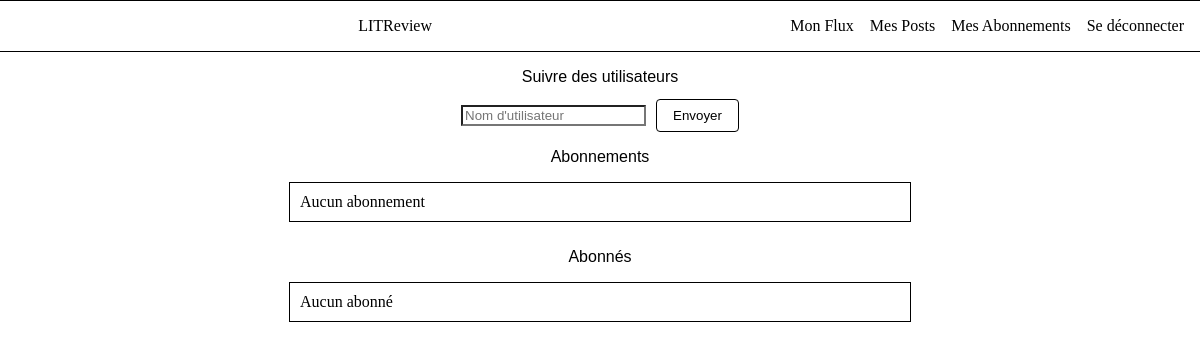
The page /follow-users/ (signed in) on the database as committed earlier.
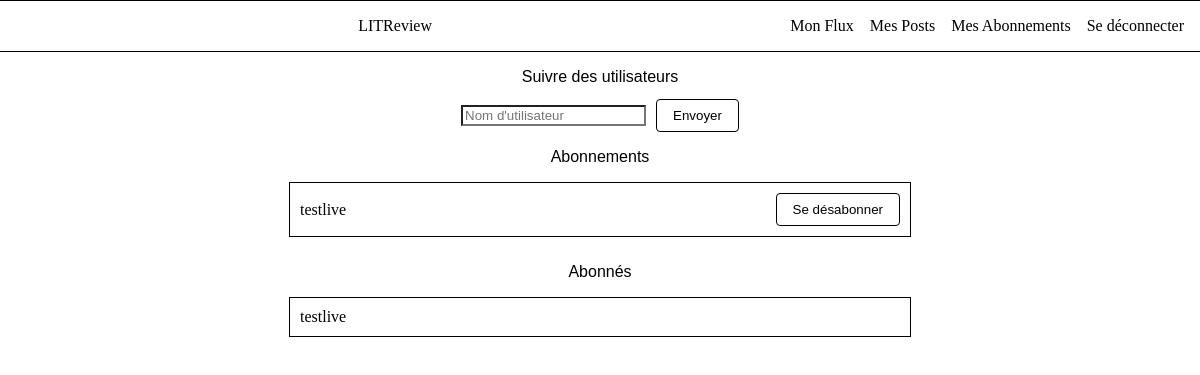
The same page on the database as committed later.
### feed/models.py (models this page shows)
class UserFollows(models.Model):
    user = models.ForeignKey(
        to=settings.AUTH_USER_MODEL, on_delete=models.CASCADE, related_name="following"
    )
    followed_user = models.ForeignKey(
        to=settings.AUTH_USER_MODEL,
        on_delete=models.CASCADE,
        related_name="followers_by",
    )
    class Meta:
        unique_together = (
            "user",
            "followed_user",
        )

### authentication/models.py (models this page shows)
class User(AbstractUser):
    CREATOR = "CREATOR"
    SUBSCRIBER = "SUBSCRIBER"
    ROLE_CHOICES = (
        (CREATOR, "Créateur"),
        (SUBSCRIBER, "Abonné"),
    )
    profile_photo = models.ImageField(verbose_name="Photo de profil")
    role = models.CharField(max_length=30, choices=ROLE_CHOICES, verbose_name="Rôle")

### feed/views.py (the view, shortened to what this page needs)
# urls.py: path("follow-users/", feed.views.follow_users, name="follow_users"),
@login_required
def follow_users(request):
    search_form = UserSearchForm()
    searched_users = User.objects.none()
    search_performed = False
    following = UserFollows.objects.filter(user=request.user)
    followers = UserFollows.objects.filter(followed_user=request.user)
    return render(
        request,
        "feed/follow_users.html",
        context={
            "search_form": search_form,
            "searched_users": searched_users,
            "following": following,
            "followers": followers,
            "search_performed": search_performed,
        },
    )

### feed/forms.py
class UserSearchForm(forms.Form):
    username = forms.CharField(
        max_length=150,
        label="",
        widget=forms.TextInput(attrs={"placeholder": "Nom d'utilisateur"}),
    )

### feed/templates/feed/follow_users.html (shortened to what this page needs)
{% extends 'base.html' %}
{% block content %}
    <h2 class="followers">Suivre des utilisateurs</h2>
    <form method="post">
        <div class="form-group-followers">
            {{ search_form.username.label_tag }} {{ search_form.username }} <button type="submit">Envoyer</button>
        </div>
    </form>
    <h2 class="followers">Abonnements</h2>
    <ul class="center-list">
    {% for follow in following %}
        <li>
            <span>{{ follow.followed_user.username }}</span>
            <form method="post">
                <button type="submit" name="unfollow" value="{{ follow.followed_user.id }}">Se désabonner</button>
            </form>
        </li>
        {% empty %}
        <li>Aucun abonnement</li>
    {% endfor %}
    </ul>
    <h2 class="followers">Abonnés</h2>
    <ul class="center-list">
        {% for follow in followers %}
            <li>{{ follow.user.username }}</li>
        {% empty %}
            <li>Aucun abonné</li>
        {% endfor %}
    </ul>
{% endblock content %}

Rows that differ between the two databases and show on the page:
added UserFollows: followed_user.username "testlive", shown under "Abonnements"
added UserFollows: user.username "testlive", shown under "Abonnés"
Other text that changed with them:
text no longer shown: "Aucun abonnement Aucun abonné"
